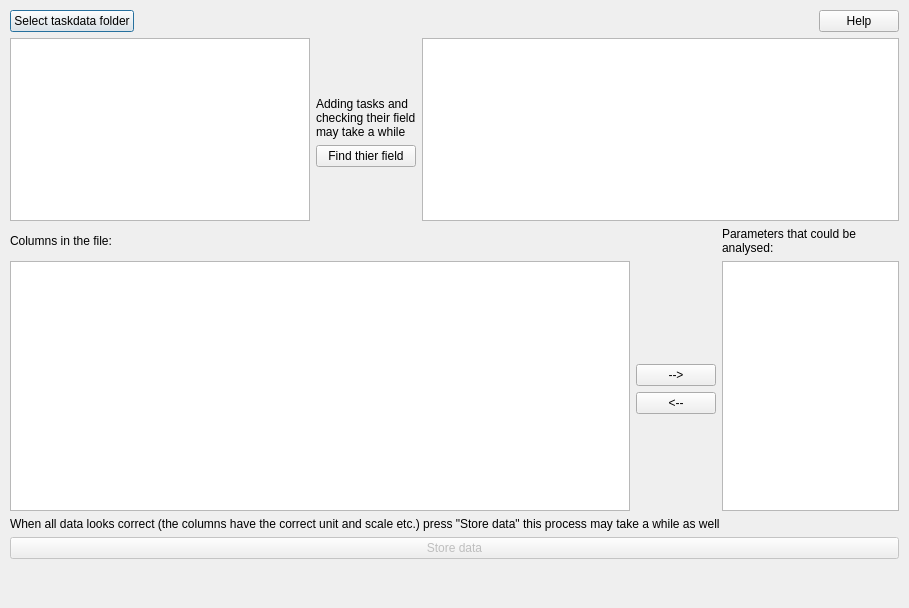
<?xml version="1.0" encoding="UTF-8"?>
<ui version="4.0">
 <class>ImportTextDialogo</class>
 <widget class="QDialog" name="ImportTextDialogo">
  <property name="geometry">
   <rect>
    <x>0</x>
    <y>0</y>
    <width>909</width>
    <height>608</height>
   </rect>
  </property>
  <property name="windowTitle">
   <string>Add indata to the model</string>
  </property>
  <widget class="QWidget" name="verticalLayoutWidget">
   <property name="geometry">
    <rect>
     <x>10</x>
     <y>10</y>
     <width>889</width>
     <height>581</height>
    </rect>
   </property>
   <layout class="QVBoxLayout" name="verticalLayout">
    <property name="sizeConstraint">
     <enum>QLayout::SetMinimumSize</enum>
    </property>
    <item>
     <layout class="QHBoxLayout" name="horizontalLayout_2">
      <item>
       <widget class="QPushButton" name="PBAddInputFolder">
        <property name="locale">
         <locale language="English" country="UnitedKingdom"/>
        </property>
        <property name="text">
         <string>Select taskdata folder</string>
        </property>
       </widget>
      </item>
      <item>
       <spacer name="horizontalSpacer_2">
        <property name="orientation">
         <enum>Qt::Horizontal</enum>
        </property>
        <property name="sizeHint" stdset="0">
         <size>
          <width>40</width>
          <height>20</height>
         </size>
        </property>
       </spacer>
      </item>
      <item>
       <widget class="QPushButton" name="PBHelp">
        <property name="locale">
         <locale language="English" country="UnitedKingdom"/>
        </property>
        <property name="text">
         <string>Help</string>
        </property>
       </widget>
      </item>
     </layout>
    </item>
    <item>
     <layout class="QGridLayout" name="gridLayout_4" rowstretch="0,0,0,0,0,0" columnstretch="0,0,0,0">
      <item row="5" column="2">
       <spacer name="verticalSpacer_4">
        <property name="orientation">
         <enum>Qt::Vertical</enum>
        </property>
        <property name="sizeHint" stdset="0">
         <size>
          <width>20</width>
          <height>40</height>
         </size>
        </property>
       </spacer>
      </item>
      <item row="3" column="2">
       <widget class="QLabel" name="label_2">
        <property name="text">
         <string>Adding tasks and
checking their field
may take a while</string>
        </property>
       </widget>
      </item>
      <item row="1" column="2">
       <spacer name="verticalSpacer_3">
        <property name="orientation">
         <enum>Qt::Vertical</enum>
        </property>
        <property name="sizeHint" stdset="0">
         <size>
          <width>20</width>
          <height>40</height>
         </size>
        </property>
       </spacer>
      </item>
      <item row="4" column="2">
       <widget class="QPushButton" name="PBFindFields">
        <property name="locale">
         <locale language="English" country="UnitedKingdom"/>
        </property>
        <property name="text">
         <string>Find thier field</string>
        </property>
       </widget>
      </item>
      <item row="1" column="3" rowspan="5">
       <widget class="QTableWidget" name="TWISODataSelect">
        <property name="sizePolicy">
         <sizepolicy hsizetype="Expanding" vsizetype="Minimum">
          <horstretch>0</horstretch>
          <verstretch>0</verstretch>
         </sizepolicy>
        </property>
        <property name="minimumSize">
         <size>
          <width>250</width>
          <height>150</height>
         </size>
        </property>
        <property name="maximumSize">
         <size>
          <width>16777215</width>
          <height>250</height>
         </size>
        </property>
        <property name="locale">
         <locale language="English" country="UnitedKingdom"/>
        </property>
        <property name="editTriggers">
         <set>QAbstractItemView::AnyKeyPressed</set>
        </property>
       </widget>
      </item>
      <item row="1" column="1" rowspan="5">
       <widget class="QTableWidget" name="TWISODataAll">
        <property name="minimumSize">
         <size>
          <width>0</width>
          <height>150</height>
         </size>
        </property>
        <property name="maximumSize">
         <size>
          <width>300</width>
          <height>250</height>
         </size>
        </property>
        <property name="locale">
         <locale language="English" country="UnitedKingdom"/>
        </property>
        <property name="editTriggers">
         <set>QAbstractItemView::AnyKeyPressed</set>
        </property>
       </widget>
      </item>
     </layout>
    </item>
    <item>
     <layout class="QGridLayout" name="gridLayout">
      <item row="1" column="2">
       <widget class="QLabel" name="LParams">
        <property name="locale">
         <locale language="English" country="UnitedKingdom"/>
        </property>
        <property name="text">
         <string>Parameters that could be analysed:</string>
        </property>
        <property name="wordWrap">
         <bool>true</bool>
        </property>
       </widget>
      </item>
      <item row="3" column="1">
       <widget class="QPushButton" name="PBAddParam">
        <property name="locale">
         <locale language="English" country="UnitedKingdom"/>
        </property>
        <property name="text">
         <string>--&gt;</string>
        </property>
       </widget>
      </item>
      <item row="2" column="0" rowspan="4">
       <widget class="QTableWidget" name="TWColumnNames">
        <property name="minimumSize">
         <size>
          <width>620</width>
          <height>250</height>
         </size>
        </property>
        <property name="locale">
         <locale language="English" country="UnitedKingdom"/>
        </property>
        <property name="editTriggers">
         <set>QAbstractItemView::AnyKeyPressed</set>
        </property>
       </widget>
      </item>
      <item row="5" column="1">
       <spacer name="verticalSpacer_2">
        <property name="orientation">
         <enum>Qt::Vertical</enum>
        </property>
        <property name="sizeHint" stdset="0">
         <size>
          <width>20</width>
          <height>40</height>
         </size>
        </property>
       </spacer>
      </item>
      <item row="1" column="0">
       <widget class="QLabel" name="label">
        <property name="locale">
         <locale language="English" country="UnitedKingdom"/>
        </property>
        <property name="text">
         <string>Columns in the file:</string>
        </property>
       </widget>
      </item>
      <item row="4" column="1">
       <widget class="QPushButton" name="PBRemParam">
        <property name="locale">
         <locale language="English" country="UnitedKingdom"/>
        </property>
        <property name="text">
         <string>&lt;--</string>
        </property>
       </widget>
      </item>
      <item row="2" column="2" rowspan="4">
       <widget class="QTableWidget" name="TWtoParam">
        <property name="minimumSize">
         <size>
          <width>0</width>
          <height>250</height>
         </size>
        </property>
        <property name="locale">
         <locale language="English" country="UnitedKingdom"/>
        </property>
       </widget>
      </item>
      <item row="2" column="1">
       <spacer name="verticalSpacer">
        <property name="orientation">
         <enum>Qt::Vertical</enum>
        </property>
        <property name="sizeHint" stdset="0">
         <size>
          <width>20</width>
          <height>40</height>
         </size>
        </property>
       </spacer>
      </item>
     </layout>
    </item>
    <item>
     <widget class="QLabel" name="label_3">
      <property name="text">
       <string>When all data looks correct (the columns have the correct unit and scale etc.) press &quot;Store data&quot; this process may take a while as well</string>
      </property>
     </widget>
    </item>
    <item>
     <widget class="QPushButton" name="PBInsert">
      <property name="enabled">
       <bool>false</bool>
      </property>
      <property name="locale">
       <locale language="English" country="UnitedKingdom"/>
      </property>
      <property name="text">
       <string>Store data</string>
      </property>
     </widget>
    </item>
    <item>
     <spacer name="verticalSpacer_5">
      <property name="orientation">
       <enum>Qt::Vertical</enum>
      </property>
      <property name="sizeHint" stdset="0">
       <size>
        <width>20</width>
        <height>40</height>
       </size>
      </property>
     </spacer>
    </item>
   </layout>
  </widget>
 </widget>
 <resources/>
 <connections/>
</ui>
